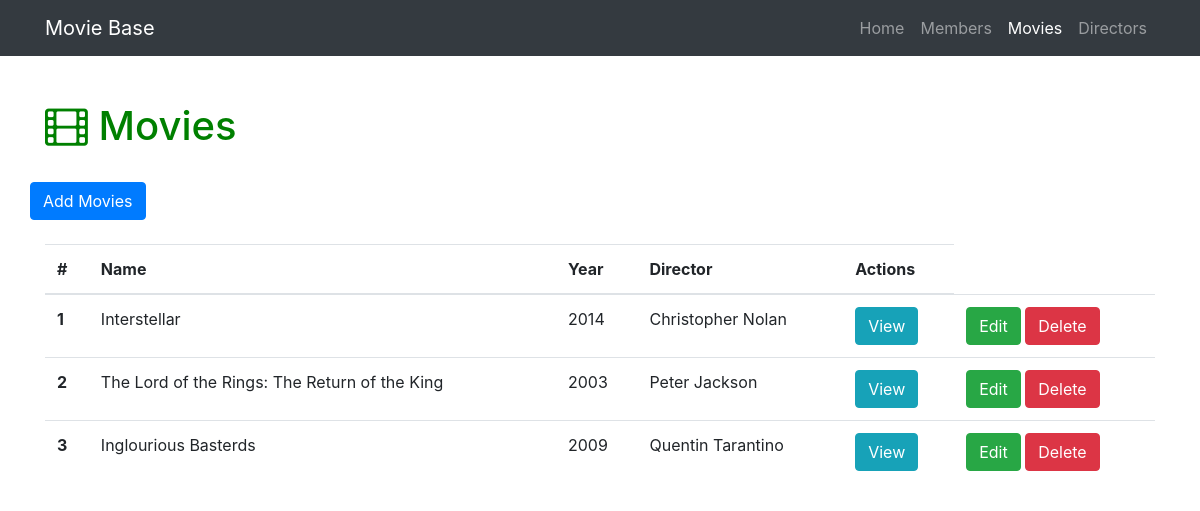
/movies, run on an earlier commit of the app's database.
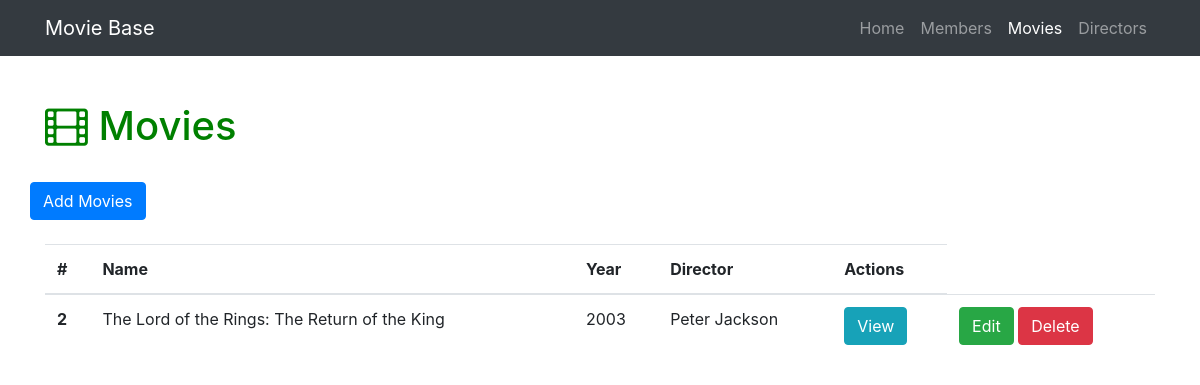
And on a later commit of the database.
### moviebase.py (models this page shows)
class Movie(db.Model):
    __tablename__ = 'movie'
    id = db.Column(db.Integer, primary_key=True)
    name = db.Column(db.String(256))
    year = db.Column(db.Integer)
    about = db.Column(db.Text)
    director_id = db.Column(db.Integer, db.ForeignKey('director.id'))

class Director(db.Model):
    __tablename__ = 'director'
    id = db.Column(db.Integer, primary_key=True)
    name = db.Column(db.String(64))
    about = db.Column(db.Text)
    movie = db.relationship('Movie', backref='director', cascade="delete")

### moviebase.py (the view)
@app.route('/movies')
def show_all_movies():
    movie = Movie.query.all()
    return render_template('movies-all.html', movie=movie)

### templates/movies-all.html (shortened to what this page needs)
{% extends "home-base.html" %}
{% block head %}
{{super()}}
{% endblock %}
{% block active_tab %}
<li class="nav-item">
  <a class="nav-link" href="/">Home</a>
</li>
<li class="nav-item">
  <a class="nav-link" href="/about">Members</a>
</li>
<li class="nav-item active">
  <a class="nav-link" href="/movies">Movies</a>
</li>
<li class="nav-item">
  <a class="nav-link" href="/directors">Directors</a>
</li>
{% endblock %}
{% block page_content %}
<div class="container">
  <div class="row">
    <div class="col-lg-12">
      <h1 class="mt-5"><i class="fa fa-film" aria-hidden="true"></i> Movies</h1><br>
        <div class="row bottom-margin">
          <a href="/movies/add" class="btn btn-primary" role="button" aria-disabled="true">Add Movies</a>
        </div><br>
        {% if movie %}
        <table class="table">
          <thead>
            <tr>
              <th>#</th>
              <th>Name</th>
              <th>Year</th>
              <th>Director</th>
              <th>Actions</th>
            </tr>
          </thead>
          <tbody>
            {% for movie in movie %}
            <tr>
              <th scope="row">{{movie.id}}</th>
              <td>{{movie.name}}</td>
              <td>{{movie.year}}</td>
              <td>{{movie.director.name}}</td>
              <td>
                <button type="button" class="btn btn-info" data-toggle="modal" data-target="#{{movie.id}}">
                      View
                    </button>
              </td>
              <td>
                <a href="/movies/edit/{{movie.id}}" class="btn btn-success" role="button" aria-disabled="true">Edit</a>
                <a href="/movies/delete/{{movie.id}}" class="btn btn-danger" role="button" aria-disabled="true">Delete</a>
              </td>
            </tr>
            {% endfor%}
          </tbody>
        </table>
        {% endif %}
    </div>
  </div>
</div>
{% endblock %}

What changed in the data, as far as the page shows it:
removed Movie: id "1", name "Interstellar", year "2014", director.name "Christopher Nolan"
removed Movie: id "3", name "Inglourious Basterds", year "2009", director.name "Quentin Tarantino"
